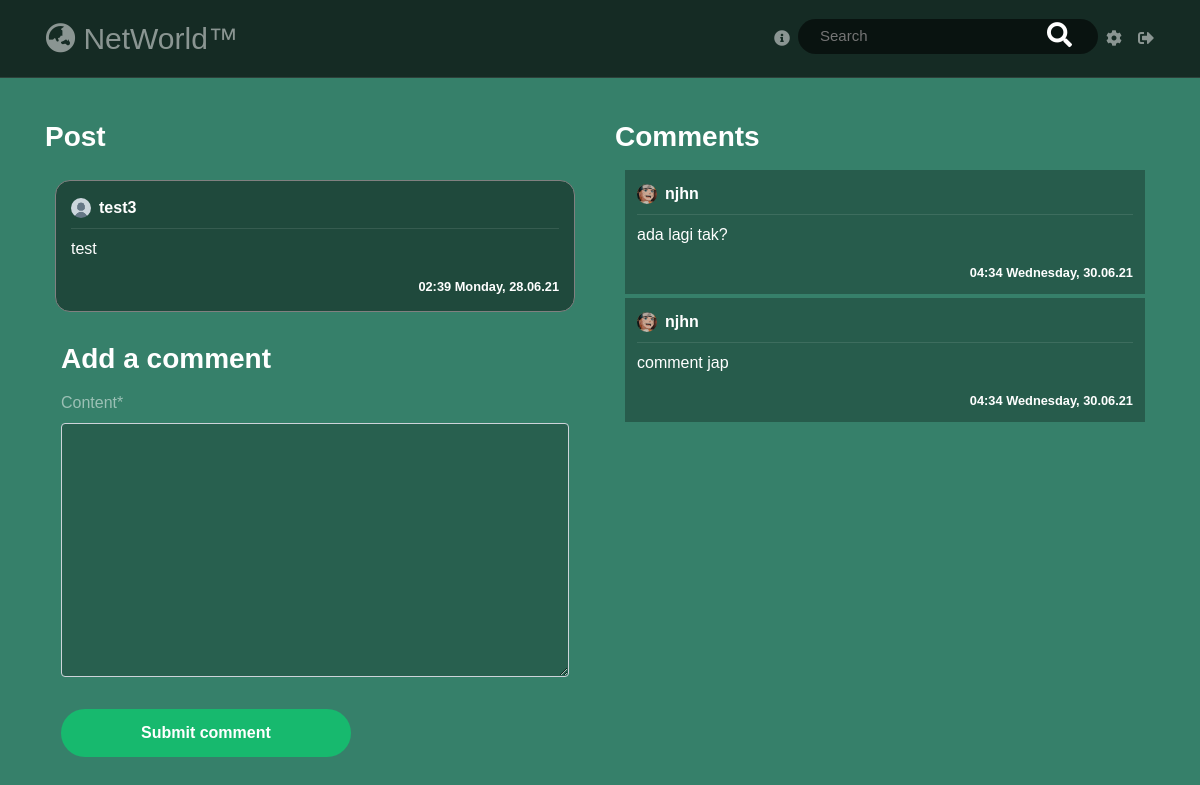
The app's page /post/1/ (signed in) with its own data.
### tweet/models.py (models this page shows, shortened)
class Post(models.Model):
    content = models.TextField(max_length=1000)
    date_posted = models.DateTimeField(default=timezone.now)
    author = models.ForeignKey(User, on_delete=models.CASCADE)
    likes= models.IntegerField(default=0)
    dislikes= models.IntegerField(default=0)

class Comment(models.Model):
    content = models.TextField(max_length=150)
    date_posted = models.DateTimeField(default=timezone.now)
    author = models.ForeignKey(User, on_delete=models.CASCADE)
    post_connected = models.ForeignKey(Post, on_delete=models.CASCADE)

### users/models.py (models this page shows, shortened)
class Profile(models.Model):
    user = models.OneToOneField(User, on_delete=models.CASCADE)
    image = models.ImageField(default='default.png', upload_to='profile_pics')

### tweet/views.py (the view)
# urls.py: path('post/<int:pk>/', PostDetailView.as_view(), name='post-detail'),
class PostDetailView(DetailView):
    model = Post
    template_name = 'tweet/post_detail.html'
    context_object_name = 'post'
    def get_context_data(self, **kwargs):
        data = super().get_context_data(**kwargs)
        comments_connected = Comment.objects.filter(post_connected=self.get_object()).order_by('-date_posted')
        data['comments'] = comments_connected
        data['form'] = NewCommentForm(instance=self.request.user)
        return data
    def post(self, request, *args, **kwargs):
        new_comment = Comment(content=request.POST.get('content'),
                              author=self.request.user,
                              post_connected=self.get_object())
        new_comment.save()
        return self.get(self, request, *args, **kwargs)

### tweet/forms.py
class NewCommentForm(forms.ModelForm):
    class Meta:
        model = Comment
        fields = ['content']

### tweet/templates/tweet/post_detail.html (shortened to what this page needs)
{% extends "tweet/base.html" %}
{% load crispy_forms_tags %}
{% block content %}
<div class="container">
    <div class="row mt-5 pt-5">
        <div class="col-lg-6">
            <h3 class="white-important mb-3">
                Post
            </h3>
           <article class="media content-section">
                <div style="width: 100%; word-break: break-all;" class="hovered-tweet-comment">
                    <div class="pb-2 row m-0 " style="width: 100%; margin-right: 0 !important;">
                       <div
                               style="padding-left: 0px !important;"
                               class="col-8 no-padding d-flex align-items-center">
                           <img
                               class="rounded-circle mr-2"
                               style="width: 20px; height: 20px;"
                               src="{{ post.author.profile.image.url }}">
                           <a class="mr-2 white-important" href="{% url 'user-posts' post.author %}">
                               {{ post.author }}
                           </a>
                       </div>
                       <div class="col-4 d-flex flex-row-reverse no-padding align-items-center"
                            style="padding-right: 0 !important;">
                       </div>
                   </div>
                    <div
                            class="mb-2 "
                            style="width: 100%; height: 1px; background-color: rgba(255, 255, 255, 0.1)"></div>
                    <a style="color: rgba(255, 255, 255, 0.5) !important;">
                        <p>
                            {{ post.content }}
                        </p>
                        <small
                            class="white-important d-flex full-width flex-row-reverse">
                            {{ post.date_posted | date:"H:i l, d.m.y" }}
                        </small>
                    </a>
                </div>
           </article>
           {% if user is not None %}
            <div class="col pl-0 pl-md-3 pr-3">
                <h3 class="white-important mb-3">
                    Add a comment
                </h3>
                <form method="POST">
                    <fieldset class="form-group">
                        {{ form | crispy }}
                    </fieldset>
                    <div class="form-group">
                        <button class="btn btn-outline-hijau" type="submit">Submit comment</button>
                    </div>
                </form>
            </div>
        {% endif %}
        </div>
        <div class="col-lg-6">
            <h3 class="white-important mb-3">
                Comments
            </h3>
           {% for comment in comments %}
               <article class="media content-section my-1 py-0">
                   <div style="width: 100%; word-break: break-all;" class="hovered-tweet-comment-in">
                   <div class="pb-2 row m-0" style="width: 100%; margin-right: 0 !important;">
                      <div
                              style="padding-left: 0px !important;"
                              class="col-8 no-padding d-flex align-items-center">
                          <img
                              class="rounded-circle mr-2"
                              style="width: 20px; height: 20px;"
                              src="{{ comment.author.profile.image.url }}">
                          <a class="mr-2 white-important" href="{% url 'user-posts' comment.author.username %}">
                              {{ comment.author }}
                          </a>
                      </div>
                  </div>
                   <div
                           class="mb-2"
                           style="width: 100%; height: 1px; background-color: rgba(255, 255, 255, 0.1)"></div>
                   <a style="color: rgba(255, 255, 255, 0.5) !important;">
                       <p>
                           {{ comment.content }}
                       </p>
                       <small
                           class="white-important d-flex full-width flex-row-reverse">
                           {{ comment.date_posted | date:"H:i l, d.m.y" }}
                       </small>
                   </a>
               </div>
               </article>
           {% endfor %}
        </div>
    </div>
{% endblock content %}

### tweet/static/tweet/main.css (style rules this page uses)
:root { --muted-color: rgba(255, 255, 255, 0.5); }
body { background: #36806a; color: var(--muted-color); margin-top: 5rem; }
h1, h2, h3, h4, h5, h6 { color: var(--muted-color); }
p { color: white; }
.content-section { padding: 10px 10px; margin-bottom: 20px; }
.no-padding { padding: 0 !important; }
a { color: white; text-decoration: none !important; }
article { border-radius: 4px; }
.white-important { color: white; font-weight: bold; }
.full-width { width: 100% }
.btn-outline-hijau { border-color: white; color: white !important; padding: 12px 80px 12px 80px; font-weight: bold; background-color: #17b96e; border:0; border-radius: 25px; }
.form-control { background-color: #00000041 !important; color: var(--muted-color) !important; box-shadow: 0 0 0 0 !important; }
.hovered-tweet-comment { background-color: #0000006e !important; padding:15px; border-radius: 15px; border:1px solid grey; }
.hovered-tweet-comment-in { background-color: #00000049 !important; padding:12px; }

### tweet/static/tweet/style.css (style rules this page uses)
body { font-family: Arial, Helvetica, sans-serif; height: 100vh; margin: 0; padding: 0; }

### records on screen
Post: author.profile.image (placeholder picture), author "test3", content "test", date_posted "02:39 Monday, 28.06.21"
Comment: author.profile.image (picture), author "njhn", content "ada lagi tak?", date_posted "04:34 Wednesday, 30.06.21"
Comment: author.profile.image (picture), author "njhn", content "comment jap", date_posted "04:34 Wednesday, 30.06.21"
